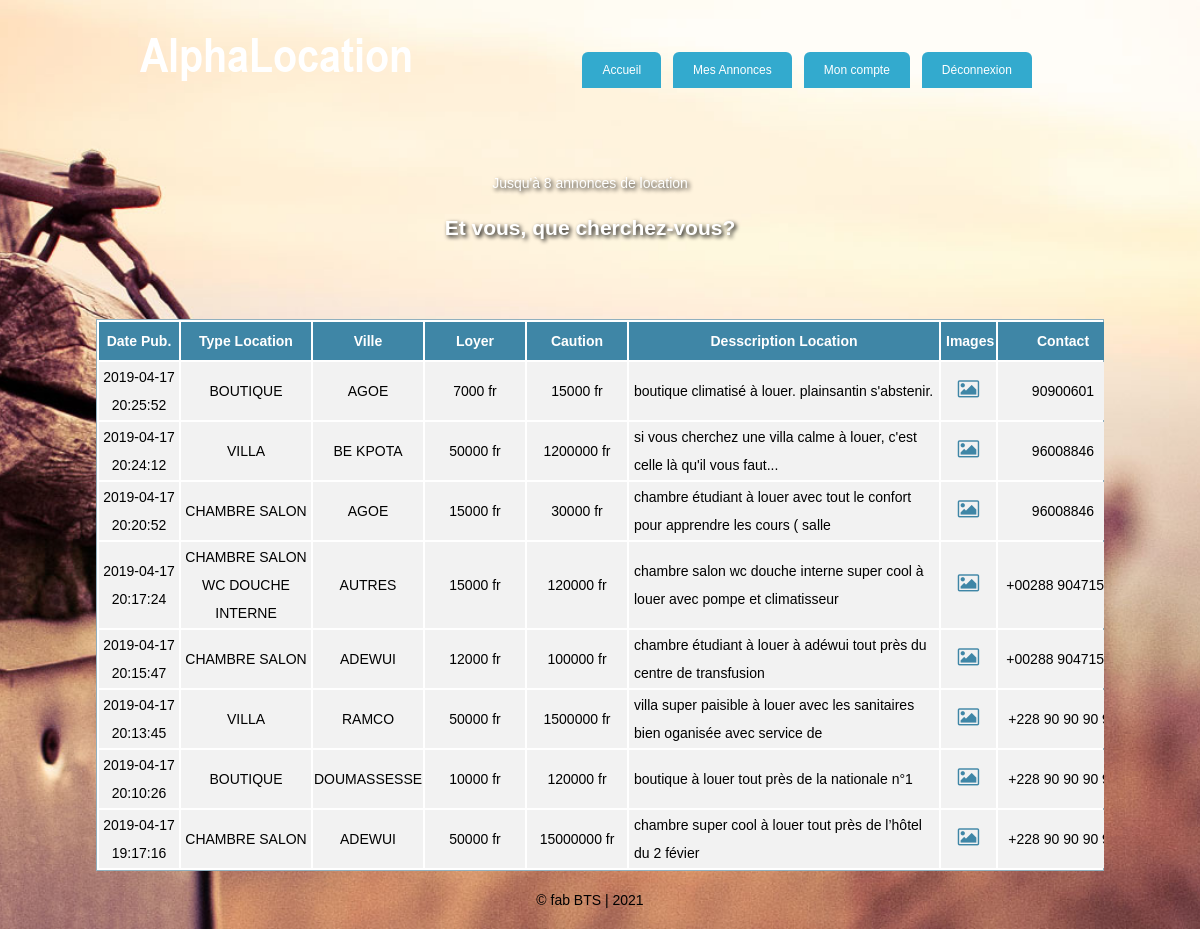
Screenshot of /public/pages/accueilApresConnexion.php with the database file from the repository.
### tables this page shows
CREATE TABLE `annonces` (
  `numAnn` int(11) NOT NULL,
  `descAnn` varchar(80) DEFAULT NULL,
  `loyerAnn` int(11) DEFAULT NULL,
  `cautionAnn` int(11) DEFAULT NULL,
  `datePubAnn` datetime DEFAULT NULL,
  `numPers` int(11) NOT NULL,
  `numTypeBat` int(11) NOT NULL,
  `numVille` int(11) NOT NULL,
  `statutAnn` tinyint(1) DEFAULT '1'
);

CREATE TABLE `type_batiment` (
  `numTypeBat` int(11) NOT NULL,
  `libelleTypeBat` varchar(80) DEFAULT NULL,
  `statutTypeBat` tinyint(1) DEFAULT '1'
);

CREATE TABLE `ville` (
  `numVille` int(11) NOT NULL,
  `libelleVille` varchar(80) DEFAULT NULL,
  `statutVille` tinyint(1) DEFAULT '1'
);

CREATE TABLE `image` (
  `numImage` int(11) NOT NULL,
  `denoImage` varchar(80) DEFAULT NULL,
  `numAnn` int(11) NOT NULL
);

CREATE TABLE `personne` (
  `numPers` int(11) NOT NULL,
  `nomPers` varchar(25) DEFAULT NULL,
  `prenomPers` varchar(30) DEFAULT NULL,
  `sexePers` char(1) DEFAULT NULL,
  `pseudoPers` varchar(30) DEFAULT NULL,
  `mdpPers` varchar(30) DEFAULT NULL,
  `telPers` varchar(20) DEFAULT NULL,
  `dateInscPers` datetime DEFAULT NULL,
  `statutPers` tinyint(1) DEFAULT '1'
);

### public/pages/accueilApresConnexion.php (the view, shortened to what this page needs)
<?php
	$dsn = 'mysql:dbname=alphalocation;host=localhost';
    $user = 'root';
    $pswd = '';
    try {
        $db = new PDO($dsn, $user, $pswd);
    } catch (PDOException $e) {
        die(' Erreur : '.$e -> getMessage());
    }
	$req = $db -> prepare("SELECT * FROM annonces WHERE statutAnn = :a");
    $req -> execute(array(
    		'a'=> 1
    	));
    $compt = $req -> rowCount();
    $query =   "SELECT annonces.numAnn,
    				   annonces.datePubAnn,
					   annonces.loyerAnn,
				       annonces.cautionAnn,
				       annonces.descAnn,
				       type_batiment.libelleTypeBat,
				       ville.libelleVille,
				       personne.telPers
				FROM annonces
				INNER JOIN type_batiment
				ON annonces.numTypeBat = type_batiment.numTypeBat
				INNER JOIN ville
				ON annonces.numVille = ville.numVille
				INNER JOIN personne
				ON annonces.numPers = personne.numPers
				WHERE statutAnn = 1
				ORDER BY annonces.datePubAnn DESC
				LIMIT 0,20;
    		 ";
    $req = $db -> prepare($query);
    $req -> execute();
?>
<!DOCTYPE html>
<html lang="fr">
<head>
	<link rel="stylesheet" href="../../css/style.css">
	<link rel="stylesheet" type="text/css" href="../../css/simplegrid.css">
	<link rel="stylesheet" type="text/css" href="../../fontAwesome/css/font-awesome.min.css">
	<link rel="stylesheet" href="../../css/lightbox.css">
</head>
<body>
	<div class="container">
		<div class="grid">
			<div class="col-1-3 logo">
				<div class="content">
					<a href="accueilApresConnexion.php"><img src="../images/logo.png"></a>
				</div>
			</div>
			<div class="col-2-3 ">
				<div class="content">
					<div class="menu_nav">
							<ul>
							  <li><a href="deconnexion.php">Déconnexion</a></li>
							  <li><a href="monCompte.php">Mon compte</a></li>
							  <li class="dropdown">
							    <a href="#" class="dropbtn">Mes Annonces</a>
							  </li>
							  <li class="active"><a  href="#">Accueil</a></li>
							</ul>
					</div>
				</div>
			</div>
		</div>
		<div class="grid">
			<div class="col-1-1">
				<div class="content message-pad">
					<div class="messageNbAnnonces ">
						<p><?php
							echo 'Jusqu\'à '.$compt.' annonces de location';
						?></p>
						<h2>
							<?php
							echo "Et vous, que cherchez-vous?";
							?>
						</h2>
					</div>
				</div>
			</div>
		</div>
		<div class="grid fondGrid">
			<div class="col-1-1" style="padding-right: 0;">
					<div class="designTableAnnonces">
						<table>
						<tr>
							<th style="width:70px;">Date Pub.</th>
							<th style="width:120px;">Type Location</th>
							<th style="width:100px;">Ville</th>
							<th style="width:90px;">Loyer</th>
							<th style="width:90px;">Caution</th>
							<th style="width:300px;">Desscription Location</th>
							<th style="width:45px;">Images</th>
							<th style="width:120px;">Contact</th>
						</tr>
						<?php while($row = $req -> fetch()) :?>
							<tr>
								<td><?php echo$row['datePubAnn'];?></td>
								<td><?php echo$row['libelleTypeBat']?></td>
								<td><?php echo$row['libelleVille'];?></td>
								<td><?php echo $row['loyerAnn'].' fr';;?></td>
								<td><?php echo $row['cautionAnn'].' fr';;?></td>
								<td style="text-align: left; padding:0 5px"><?php echo $row['descAnn']?></td>
								<td>
									<?php
										$queryDeux = " SELECT annonces.numAnn,
															  image.denoImage
													   FROM annonces
													   INNER JOIN image
													   ON annonces.numAnn = image.numAnn
													   WHERE annonces.statutAnn = :a AND  annonces.numAnn = :b
													 ";
										 $reqDeux = $db -> prepare($queryDeux);
									     $reqDeux -> execute(array(
									    		'a'=> 1,
									    		'b'=> $row['numAnn']
									    	));
									     $i = 0 ;
									 ?>
									 <?php while($nomImage = $reqDeux -> fetch()) :?>
										<?php if( $i == 0 ):?>
											<a href="../images_annonces/<?php echo $nomImage['denoImage']?>" data-lightbox="<?php echo "annonce".$row['numAnn'];?>" style="display: block;"><i class="fa fa-photo" style="font-size: 20px"></i></a>
										<?php else :?>
											<a href="../images_annonces/<?php echo $nomImage['denoImage']?>" data-lightbox="<?php echo "annonce".$row['numAnn'];?>" style="display: none;"><i class="fa fa-photo" style="font-size: 20px"></i></a>
										<?php endif;?>
										<?php $i+=1;?>
									 <?php endwhile; unset($i);?>
								</td>
								<td><?php echo$row['telPers'];?></td>
							</tr>
						<?php endwhile;?>
					</table>
					</div>
			</div>
		</div>
		<div class="grid">
			<div class="col-1-1">
				<div class="content">
					<div class="footer">
						&copy; fab BTS | <?php echo date('Y'); ?>
					</div>
				</div>
			</div>
		</div>
	</div>
</body>
</html>

### css/style.css (style rules this page uses)
body { margin: 0 8%; padding:0; color:#959595; font:normal 14px/2em Arial, Helvetica, sans-serif; background:url(../images/bg.jpg) no-repeat center center fixed; -webkit-background-size:cover; -moz-background-size:cover; -o-background-size:cover; background-size: cover; }
i { color: #3f86a6; }
.fondGrid { background: white; }
.logo { padding:15px 0; }
.menu_nav { margin:0; padding:52px 40px 0 0; float:right; height:29px; }
.menu_nav ul { list-style-type: none; margin: 0; padding: 0; overflow: hidden; }
.menu_nav li { float:right; margin:0 12px 0 0; padding:0; }
.menu_nav li a, .dropbtn { display: inline-block; color: white; text-align: left; padding:4px 20px; text-decoration: none; font-size:12px; margin : 0; border-radius: 6px 6px 0 0; background-color:#33aace; }
.menu_nav ul li.active a, .menu_nav ul li a:hover,.dropdown:hover .dropbtn { background-color:#33aace; }
.menu_nav li.dropdown { display: inline-block; }
.message-pad { margin: 50px auto; }
.messageNbAnnonces { margin: auto; color: white; width: 300px;height: 100px; text-align: center; }
.messageNbAnnonces p { text-shadow: 2px 2px 4px #000000; }
.messageNbAnnonces h2 { text-shadow: 2px 2px 4px #000000; }
.designTableAnnonces { border:1px solid #91b0be; margin: 0 auto; }
.designTableAnnonces table { width: 100%; font-size: 14px; table-layout: fixed; }
.designTableAnnonces th { background-color: #3f86a6; color: white; text-align: center; padding: 5px; }
.designTableAnnonces tr { background-color: #f2f2f2; }
.designTableAnnonces td { text-align: center; color: black; }
.footer { color: black; text-align: center; margin: 15px; }

### css/simplegrid.css (style rules this page uses)
[class*='grid'], [class*='col-'], [class*='mobile-'], .grid:after { -webkit-box-sizing: border-box; -moz-box-sizing: border-box; box-sizing: border-box; }
[class*='col-'] { float: left; min-height: 1px; padding-right: 20px; }
.grid { width: 100%; max-width: 1140px; min-width: 748px; margin: 0 auto; overflow: hidden; }
.grid:after { content: ""; display: table; clear: both; }
.col-1-1 { width: 100%; }
.col-2-3, .col-8-12 { width: 66.66%; }
.col-1-3, .col-4-12 { width: 33.33%; }

### rows the page displays
annonces: datePubAnn "2019-04-17 20:25:52", numTypeBat.libelleTypeBat "BOUTIQUE", numVille.libelleVille "AGOE", loyerAnn "7000", cautionAnn "15000", descAnn "boutique climatisé à louer. plainsantin s'abstenir.", numPers.telPers "90900601"
annonces: datePubAnn "2019-04-17 20:24:12", numTypeBat.libelleTypeBat "VILLA", numVille.libelleVille "BE KPOTA", loyerAnn "50000", cautionAnn "1200000", descAnn "si vous cherchez une villa calme à louer, c'est celle là qu'il vous faut...", numPers.telPers "96008846"
annonces: datePubAnn "2019-04-17 20:20:52", numTypeBat.libelleTypeBat "CHAMBRE SALON", numVille.libelleVille "AGOE", loyerAnn "15000", cautionAnn "30000", descAnn "chambre étudiant à louer avec tout le confort pour apprendre les cours ( salle", numPers.telPers "96008846"
annonces: datePubAnn "2019-04-17 20:17:24", numTypeBat.libelleTypeBat "CHAMBRE SALON WC DOUCHE INTERNE", numVille.libelleVille "AUTRES", loyerAnn "15000", cautionAnn "120000", descAnn "chambre salon wc douche interne super cool à louer avec pompe et climatisseur", numPers.telPers "+00288…"
annonces: datePubAnn "2019-04-17 20:15:47", numTypeBat.libelleTypeBat "CHAMBRE SALON", numVille.libelleVille "ADEWUI", loyerAnn "12000", cautionAnn "100000", descAnn "chambre étudiant à louer à adéwui tout près du centre de transfusion", numPers.telPers "+00288…"
annonces: datePubAnn "2019-04-17 20:13:45", numTypeBat.libelleTypeBat "VILLA", numVille.libelleVille "RAMCO", loyerAnn "50000", cautionAnn "1500000", descAnn "villa super paisible à louer avec les sanitaires bien oganisée avec service de", numPers.telPers "+228 90 90 90…"
annonces: datePubAnn "2019-04-17 20:10:26", numTypeBat.libelleTypeBat "BOUTIQUE", numVille.libelleVille "DOUMASSESSE", loyerAnn "10000", cautionAnn "120000", descAnn "boutique à louer tout près de la nationale n°1", numPers.telPers "+228 90 90 90…"
annonces: datePubAnn "2019-04-17 19:17:16", numTypeBat.libelleTypeBat "CHAMBRE SALON", numVille.libelleVille "ADEWUI", loyerAnn "50000", cautionAnn "15000000", descAnn "chambre super cool à louer tout près de l’hôtel du 2 févier", numPers.telPers "+228 90 90 90…"

### other values shown
$compt "8"
